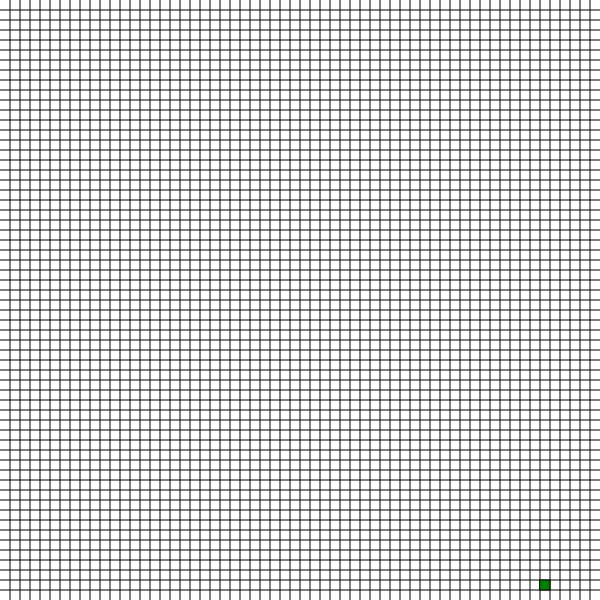
Frame 1 (no input)
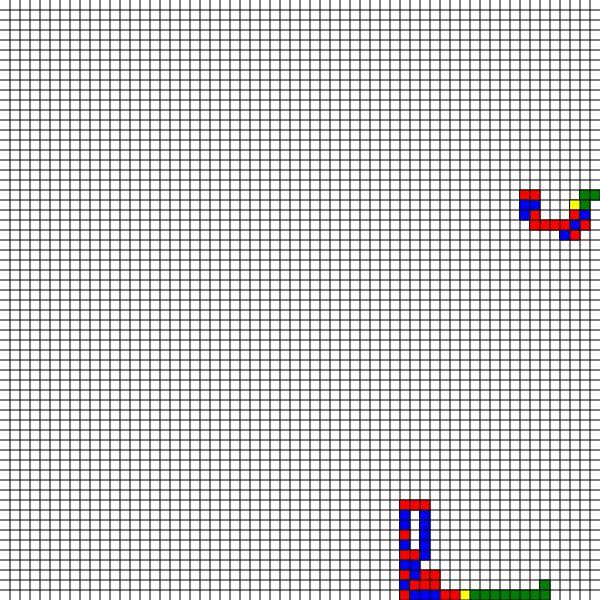
Frame 60 (no input)
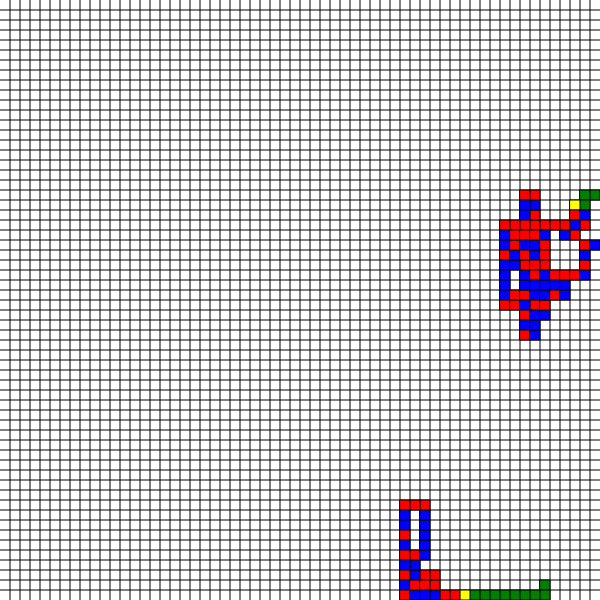
Frame 120 (the mouse pressed at the canvas centre since frame 60)

The p5.js sketch that drew these frames (run headless with seeded random() and noise() and a simulated clock; from frame 60 on, the mouse is pressed at the canvas centre):

// p5.js sketch
// ── sketch.js
const CANVAS_SIZE = 600;
const CELL_SIZE = 10;
const ROWS = CANVAS_SIZE / CELL_SIZE;
const COLUMNS = CANVAS_SIZE / CELL_SIZE;

const CELL_COLORS = ['green', 'red', 'blue', 'yellow']
const cells = new Map()
const UP = { row: -1, col: 0 }
const DOWN = { row: 1, col: 0 }
const LEFT = { row: 0, col: -1 }
const RIGHT = { row: 0, col: 1 }

const DIRS = {
  'up': UP,
  'down': DOWN,
  'left': LEFT,
  'right': RIGHT
}

/** 
 * It returns the id of the cell in the grid between 0 and ROWS * COLUMNS
 * 
 * @param {number} row
 * @param {number} col
 * 
 * @returns {number}
 */
const posToId = (row, col) => {

  if (row < 0 || row >= ROWS || col < 0 || col >= COLUMNS) {
    throw new Error('Invalid row or column')
  }

  return row * COLUMNS + col

}

/** 
 * It returns the row and column of the cell in the grid from its id
 * 
 * @param {number} id
 * 
 * @returns {object}
 */
const idToPos = (id) => {

  const row = Math.floor(id / COLUMNS)
  const col = id % COLUMNS

  return { row, col }

}



const getAvailableDirections = (cell) => {

  const pos = cell.getPosition()

  const up = { row: pos.row - 1, col: pos.col }
  const down = { row: pos.row + 1, col: pos.col }
  const left = { row: pos.row, col: pos.col - 1 }
  const right = { row: pos.row, col: pos.col + 1 }

  const directions = {
    up,
    down,
    left,
    right
  }

  const availableDirections = Object.keys(directions).filter(direction => {
    const { row, col } = directions[direction]

    if (row < 0 || row >= ROWS || col < 0 || col >= COLUMNS) {
      return false
    }
    
    if (cells.has(posToId(row, col))) {
      return false
    }

    return true
  })

  return availableDirections

}

/**
 * Takes a cell and returns a random direction which is and ID
 * @param {Cell} cell
 * @returns {number}
 */

const chooseNextCell = (cell) => {

  if (!cell) {
    return chooseRandomStartCell()
  }

  const pos = cell.getPosition()

  const directions = getAvailableDirections(cell)
  if (directions.length === 0) {
    return chooseRandomStartCell()
  }

  const direction = chooseDirection(directions, cell.getDirectionProbabilities())

  if (!direction) {
    return chooseRandomStartCell()
  }

  const nextPos = {
    row: pos.row + DIRS[direction].row,
    col: pos.col + DIRS[direction].col
  }

  const colorProbabilities = cell.getColorProbabilities()

  const color = chooseColor(colorProbabilities)
  
  return cell_factory(nextPos.row, nextPos.col, color)

}


const cell_factory = (r, c, color) => {
  
  if (color === 'green') {
    return new GreenCell(r, c)
  } else if (color === 'red') {
    return new RedCell(r, c)
  } else if (color === 'blue') {
    return new BlueCell(r, c)
  }
  else {
    return new YellowCell(r, c)
  }
}



const chooseRandomStartCell = () => {

  const color = 'green' /* Math.floor(Math.random() * CELL_COLORS.length) */

  let x = Math.floor(Math.random() * COLUMNS)
  let y = Math.floor(Math.random() * ROWS)

  if (cells.has(posToId(x, y))) {
    return chooseRandomStartCell()
  }

  if (color === 'green') 
    return new GreenCell(y, x)
  else
    return new Cell(y, x, CELL_COLORS[color])

}


const chooseDirection = (freeDirections, directionsProbabilities) => {

  const sum = freeDirections.reduce((acc, direction) => acc + directionsProbabilities[direction], 0)
  
  if (sum === 0) return null


  const newProportions = freeDirections.map(direction => directionsProbabilities[direction] / sum)
  const random = Math.random()
  let acc = 0
  let i = 0

  while (acc < random) {
    acc += newProportions[i]
    i++
  }

  const direction = freeDirections[i - 1]
  return direction

}

/**
 * 
 * @param {[string]} posibleColors 
 * 
 * @returns {
 *  string
 * }
 */
const chooseColor = (colorProbabilities) => {

  const sum = Object.keys(colorProbabilities).reduce((acc, color) => acc + colorProbabilities[color], 0)

  if (sum === 0) return 'green'

  const newProportions = Object.keys(colorProbabilities).map(color => colorProbabilities[color] / sum)
  const random = Math.random()
  let acc = 0
  let i = 0

  while (acc < random) {
    acc += newProportions[i]
    i++
  }

  return Object.keys(colorProbabilities)[i - 1]

}


class Cell {

  directionsProbabilities = {
    up: 20,
    down: 20,
    left: 20,
    right: 20
  }

  colorProbabilities = {
    green: 0,
    red: 0,
    blue: 0,
    yellow: 0
  }

  constructor(r, c, color) {

    this.row = r
    this.col = c
    this.color = color

  }

  draw() {
    fill(this.color)
    rect(this.col * CELL_SIZE, this.row * CELL_SIZE, CELL_SIZE, CELL_SIZE)
  }

  getPosition() {
    return { row: this.row, col: this.col }
  }

  getId() {
    return posToId(this.row, this.col)
  }

  getDirectionProbabilities() {
    return this.directionsProbabilities
  }

  getColorProbabilities() {
    return this.colorProbabilities
  }

}

class GreenCell extends Cell {

  directionsProbabilities = {
    up: 0,
    down: 20,
    left: 20,
    right: 20
  }

  colorProbabilities = {
    green: 90,
    yellow: 10
  }

  

  constructor(r, c) {
    super(r, c, 'green')
  }

}


class RedCell extends Cell {
  
  directionsProbabilities = {
    up: 20,
    down: 20,
    left: 20,
    right: 20
  }

  colorProbabilities = {
    red: 10,
    blue: 10
  }

  constructor(r, c) {
    super(r, c, 'red')
  }

}

class BlueCell extends Cell {
  
  directionsProbabilities = {
    left: 20,
    right: 20
  }

  colorProbabilities = {
    blue: 10,
    red: 10
  }

  constructor(r, c) {
    super(r, c, 'blue')
  }

}

class YellowCell extends Cell {
  
  directionsProbabilities = {
    up: 20,
    down: 20,
    left: 20,
    right: 20
  }

  colorProbabilities = {
    green: 1,
    red: 20,
    blue: 20,
  }

  constructor(r, c) {
    super(r, c, 'yellow')
  }

}



function setup() {

  createCanvas(CANVAS_SIZE, CANVAS_SIZE);

  background('white');

  for (let i = 1; i < ROWS; i++) {
    const y = CELL_SIZE * i
    line(0, y, CANVAS_SIZE, y)
  }

  for (let i = 1; i < COLUMNS; i++) {
    const x = CELL_SIZE * i;
    line(x, 0, x, CANVAS_SIZE)
  }

}

let pivot_cell = null

function draw() {

  
  

  pivot_cell = chooseNextCell(pivot_cell)

  if (!pivot_cell) {
    pivot_cell = chooseRandomStartCell()
    
  }

  cells.set(pivot_cell.getId(), pivot_cell)
  pivot_cell.draw()


}
